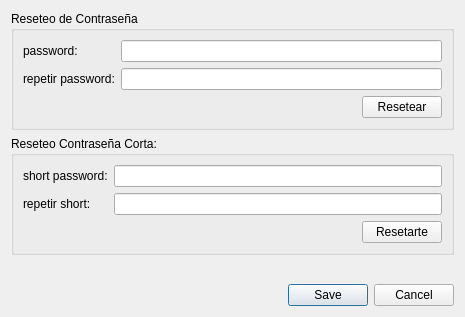
<?xml version="1.0" encoding="UTF-8"?>
<ui version="4.0">
 <class>woptions</class>
 <widget class="QDialog" name="woptions">
  <property name="geometry">
   <rect>
    <x>0</x>
    <y>0</y>
    <width>465</width>
    <height>317</height>
   </rect>
  </property>
  <property name="windowTitle">
   <string>Opciones </string>
  </property>
  <layout class="QVBoxLayout" name="verticalLayout">
   <item>
    <widget class="QGroupBox" name="groupBox">
     <property name="sizePolicy">
      <sizepolicy hsizetype="Preferred" vsizetype="Maximum">
       <horstretch>0</horstretch>
       <verstretch>0</verstretch>
      </sizepolicy>
     </property>
     <property name="title">
      <string>Reseteo de Contraseña</string>
     </property>
     <layout class="QVBoxLayout" name="verticalLayout_3">
      <item>
       <layout class="QFormLayout" name="formLayout">
        <item row="0" column="0">
         <widget class="QLabel" name="passwordLabel">
          <property name="text">
           <string>password:</string>
          </property>
         </widget>
        </item>
        <item row="0" column="1">
         <widget class="QLineEdit" name="passwordLineEdit">
          <property name="echoMode">
           <enum>QLineEdit::PasswordEchoOnEdit</enum>
          </property>
         </widget>
        </item>
        <item row="1" column="0">
         <widget class="QLabel" name="repetirPasswordLabel">
          <property name="text">
           <string>repetir password:</string>
          </property>
         </widget>
        </item>
        <item row="1" column="1">
         <widget class="QLineEdit" name="repetirPasswordLineEdit">
          <property name="echoMode">
           <enum>QLineEdit::PasswordEchoOnEdit</enum>
          </property>
         </widget>
        </item>
       </layout>
      </item>
      <item>
       <layout class="QHBoxLayout" name="horizontalLayout">
        <item>
         <spacer name="horizontalSpacer">
          <property name="orientation">
           <enum>Qt::Horizontal</enum>
          </property>
          <property name="sizeHint" stdset="0">
           <size>
            <width>40</width>
            <height>20</height>
           </size>
          </property>
         </spacer>
        </item>
        <item>
         <widget class="QPushButton" name="resetPasswordButton">
          <property name="text">
           <string>Resetear</string>
          </property>
         </widget>
        </item>
       </layout>
      </item>
     </layout>
    </widget>
   </item>
   <item>
    <widget class="QGroupBox" name="groupBox_2">
     <property name="sizePolicy">
      <sizepolicy hsizetype="Preferred" vsizetype="Maximum">
       <horstretch>0</horstretch>
       <verstretch>0</verstretch>
      </sizepolicy>
     </property>
     <property name="title">
      <string>Reseteo Contraseña Corta:</string>
     </property>
     <layout class="QVBoxLayout" name="verticalLayout_2">
      <item>
       <layout class="QFormLayout" name="formLayout_2">
        <item row="0" column="0">
         <widget class="QLabel" name="shortPasswordLabel">
          <property name="text">
           <string>short password:</string>
          </property>
         </widget>
        </item>
        <item row="0" column="1">
         <widget class="QLineEdit" name="shortPasswordLineEdit">
          <property name="echoMode">
           <enum>QLineEdit::PasswordEchoOnEdit</enum>
          </property>
         </widget>
        </item>
        <item row="1" column="0">
         <widget class="QLabel" name="repetirShortLabel">
          <property name="text">
           <string>repetir short:</string>
          </property>
         </widget>
        </item>
        <item row="1" column="1">
         <widget class="QLineEdit" name="repetirShortLineEdit">
          <property name="echoMode">
           <enum>QLineEdit::PasswordEchoOnEdit</enum>
          </property>
         </widget>
        </item>
       </layout>
      </item>
      <item>
       <layout class="QHBoxLayout" name="horizontalLayout_2">
        <item>
         <spacer name="horizontalSpacer_2">
          <property name="orientation">
           <enum>Qt::Horizontal</enum>
          </property>
          <property name="sizeHint" stdset="0">
           <size>
            <width>40</width>
            <height>20</height>
           </size>
          </property>
         </spacer>
        </item>
        <item>
         <widget class="QPushButton" name="resetShortPasswordButton">
          <property name="text">
           <string>Resetarte</string>
          </property>
         </widget>
        </item>
       </layout>
      </item>
     </layout>
    </widget>
   </item>
   <item>
    <spacer name="verticalSpacer">
     <property name="orientation">
      <enum>Qt::Vertical</enum>
     </property>
     <property name="sizeHint" stdset="0">
      <size>
       <width>20</width>
       <height>40</height>
      </size>
     </property>
    </spacer>
   </item>
   <item>
    <widget class="QDialogButtonBox" name="buttonBox">
     <property name="orientation">
      <enum>Qt::Horizontal</enum>
     </property>
     <property name="standardButtons">
      <set>QDialogButtonBox::Cancel|QDialogButtonBox::Save</set>
     </property>
    </widget>
   </item>
  </layout>
 </widget>
 <resources/>
 <connections>
  <connection>
   <sender>buttonBox</sender>
   <signal>accepted()</signal>
   <receiver>woptions</receiver>
   <slot>accept()</slot>
   <hints>
    <hint type="sourcelabel">
     <x>248</x>
     <y>254</y>
    </hint>
    <hint type="destinationlabel">
     <x>157</x>
     <y>274</y>
    </hint>
   </hints>
  </connection>
  <connection>
   <sender>buttonBox</sender>
   <signal>rejected()</signal>
   <receiver>woptions</receiver>
   <slot>reject()</slot>
   <hints>
    <hint type="sourcelabel">
     <x>316</x>
     <y>260</y>
    </hint>
    <hint type="destinationlabel">
     <x>286</x>
     <y>274</y>
    </hint>
   </hints>
  </connection>
 </connections>
</ui>
